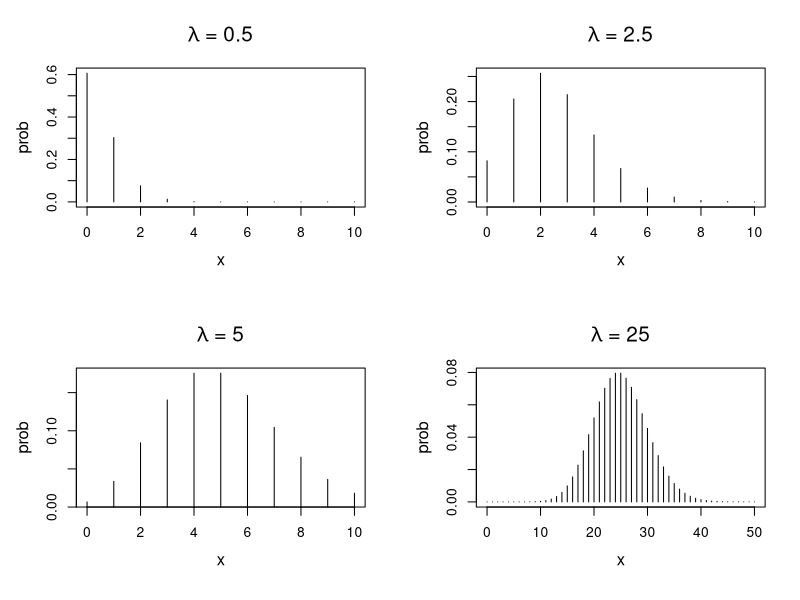

The R script that drew this image:
# setting up the axis label size and margin (bottom, left, top, right)
par(cex.lab = 1.2, cex.main = 1.6, mar = c(5.5, 4.5, 4, 2) + 0.1, mgp = c(2.7, 1, 0), mfrow = c(2, 2), cex.main = (1.5))

# Plot the Poisson distribution for sample size 10 and different lambdas
n = 10
x = 0:n
lambda = 0.5

prob = dpois(x, lambda)
plot(x, prob, type = "h", main = expression(paste(lambda, " = 0.5")))

# 2nd plot
n = 10
x = 0:n
lambda = 2.5

prob = dpois(x, lambda)
plot(x, prob, type = "h", main = expression(paste(lambda, " = 2.5")))

# 3rd plot
n = 10
x = 0:n
lambda = 5

prob = dpois(x, lambda)
plot(x, prob, type = "h", main = expression(paste(lambda, " = 5")))

# 4th: Plot the Poisson distribution for sample size 50
n = 50
x = 0:n
lambda = 25

prob = dpois(x, lambda)
plot(x, prob, type = "h", main = expression(paste(lambda, " = 25")))